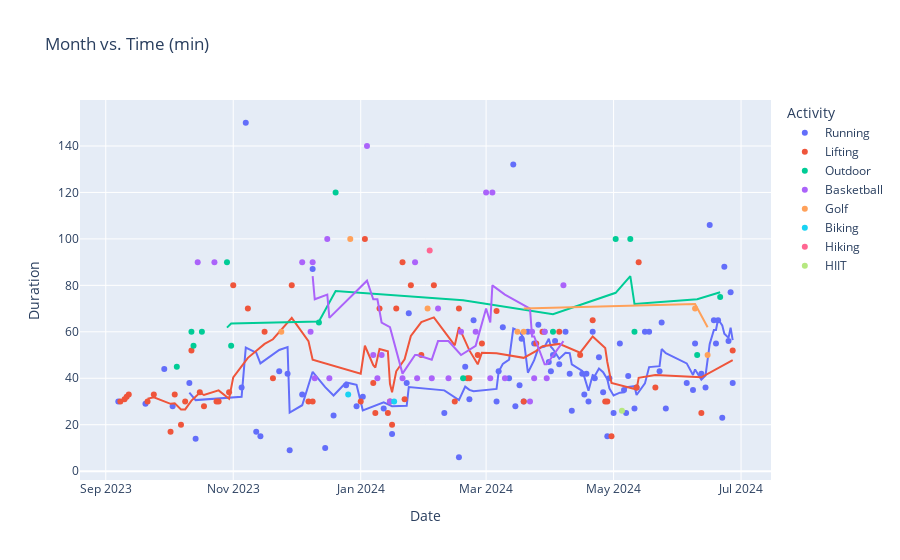

Source (notebook cell):
### Code cell
px.scatter(df, x = 'Date', y = 'Duration', color = 'Activity',title = 'Month vs. Time (min)', trendline="rolling", trendline_options=dict(window=5))
